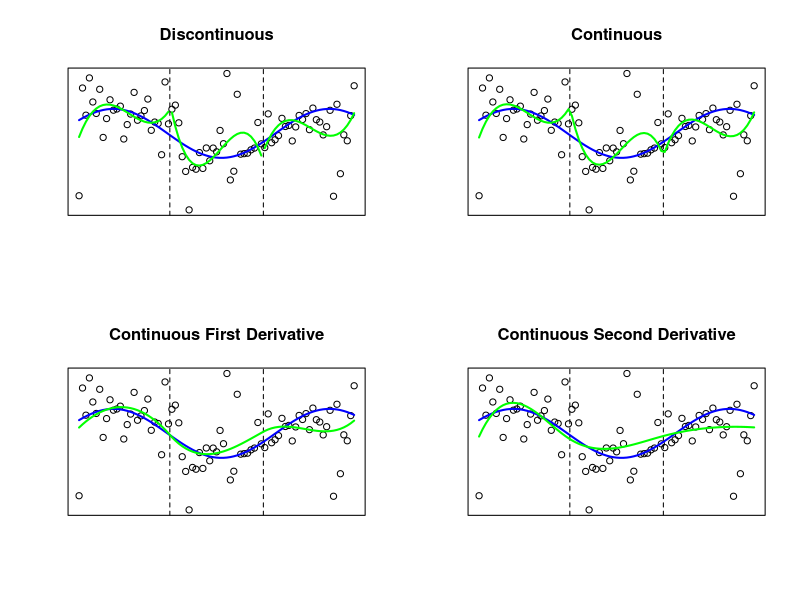

Source code (R):
# Generate data
set.seed(1)
x <- seq(-1, 7, by=0.1)
n <- length(x)
eps <- sample(0.3*abs(x), length(x))*rnorm(n)
y <- cos(x) + eps

quantiles <- quantile(x, probs = c(0.33, 0.67))
index1 <- x < quantiles[1]
x1 <- x[index1]
index2 <- (x >= quantiles[1])&(x < quantiles[2])
x2 <- x[index2]
index3 <- (x > quantiles[2])
x3 <- x[index3]

par(mfrow = c(2,2))
# plot 5.2(a)
disc_cubic_spline1 <- lm(y[index1]~poly(x1, 3))
disc_cubic_spline2 <- lm(y[index2]~poly(x2, 3))
disc_cubic_spline3 <- lm(y[index3]~poly(x3, 3))
plot(x, y, lwd = 1, ann = FALSE, xaxt = 'n', yaxt = 'n')
title(main = "Discontinuous")
lines(x, cos(x), col = "blue", type = "l", lwd = 2)
abline(v = quantiles, lty = 2)
lines(x1, disc_cubic_spline1$fitted.values, col = 'green', lwd = 2)
lines(x2, disc_cubic_spline2$fitted.values, col = 'green', lwd = 2)
lines(x3, disc_cubic_spline3$fitted.values, col = 'green', lwd = 2)
# generate data frame for continuous splines
x_knot1 <- x - quantiles[1]
x_knot1[x_knot1 < 0] <- 0
x_knot2 <- x - quantiles[2]
x_knot2[x_knot2 < 0] <- 0
X = data.frame(h1 = rep(1, length(x)), h2 = x, h3 = x^2, h4 = x^3, h5 = x_knot1^3, h6 = x_knot2^3, h7 = x_knot1^2, h8 = x_knot2^2,
				h9 = x_knot1, h10 = x_knot2, y = y)
# plot 5.2(b)
conFit <- lm(y~.-1, data = X)
plot(x, y, lwd = 1, ann = FALSE, xaxt = 'n', yaxt = 'n')
title(main = "Continuous")
lines(x, cos(x), col = "blue", type = "l", lwd = 2)
abline(v = quantiles, lty = 2)
lines(x, conFit$fitted.values, col = 'green', lwd = 2)
# plot 5.2(c)
conFisderFit <- lm(y~.-1-h9-h10, data = X)
plot(x, y, lwd = 1, ann = FALSE, xaxt = 'n', yaxt = 'n')
title(main = "Continuous First Derivative")
lines(x, cos(x), col = "blue", type = "l", lwd = 2)
abline(v = quantiles, lty = 2)
lines(x, conFisderFit$fitted.values, col = 'green', lwd = 2)
# plot 5.2(d)
conSecderFit <- lm(y~.-1-h9-h10-h7-h8, data = X)
plot(x, y, lwd = 1, ann = FALSE, xaxt = 'n', yaxt = 'n')
title(main = "Continuous Second Derivative")
lines(x, cos(x), col = "blue", type = "l", lwd = 2)
abline(v = quantiles, lty = 2)
lines(x, conSecderFit$fitted.values, col = 'green', lwd = 2)
